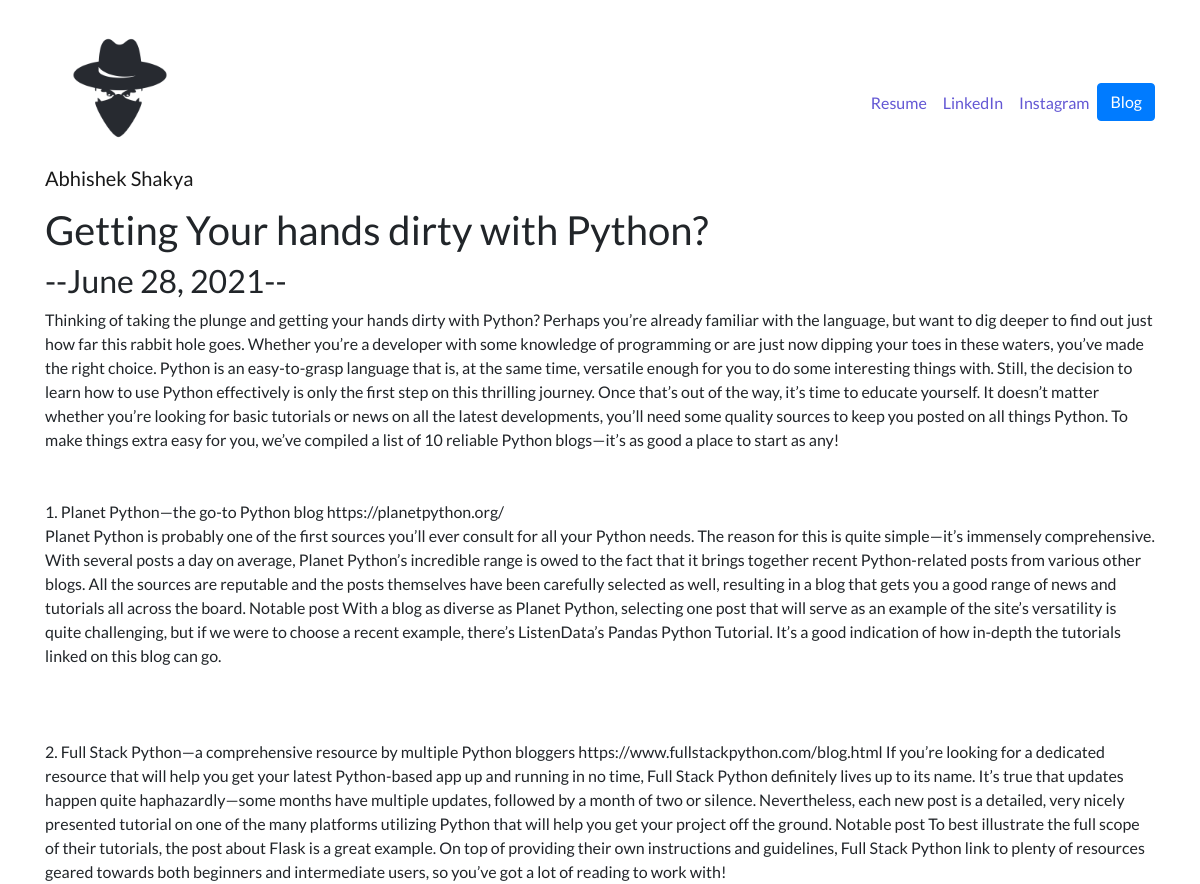
Page /blog/7/ on the committed database.
### blog/models.py (models this page shows, shortened)
class Blog(models.Model):
    title = models.CharField(max_length=100)
    description = models.TextField()
    date = models.DateField()

### blog/views.py (the view)
# urls.py: path('<int:blog_id>/', views.detail, name='detail'),
def detail(request, blog_id):
    blog = get_object_or_404(Blog, pk=blog_id)
    return render(request, 'detail.html',{'blog':blog})

### blog/templates/detail.html
{% extends 'base.html' %}
{% block content %}
<h1>{{ blog.title }}</h1>
<h2>--{{ blog.date }}--</h2>
{{ blog.description|safe }}
{% endblock %}

### portfolio/static/custom.css (style rules this page uses)
body { font-family: 'Lato', sans-serif; }

### rows in the picture
Blog: title "Getting Your hands dirty with Python?", date "June 28, 2021", description "Thinking of taking the plunge and getting your hands dirty with Python? Perhaps you’re already familiar with the language, but want to dig deeper to find out just how far this rabbit hole goes. Whether you’re a developer with some knowledge of programming or are just now dipping your toes in these waters, you’ve made the right choice. Python is an easy-to-grasp language that is, at the same time, versatile enough for you to do some interesting things with. Still, the decision to learn how to use Python effectively is only the first step on this thrilling journey. Once that’s out of the way, it’s time to educate yourself. It doesn’t matter whether you’re looking for basic tutorials or news…"
